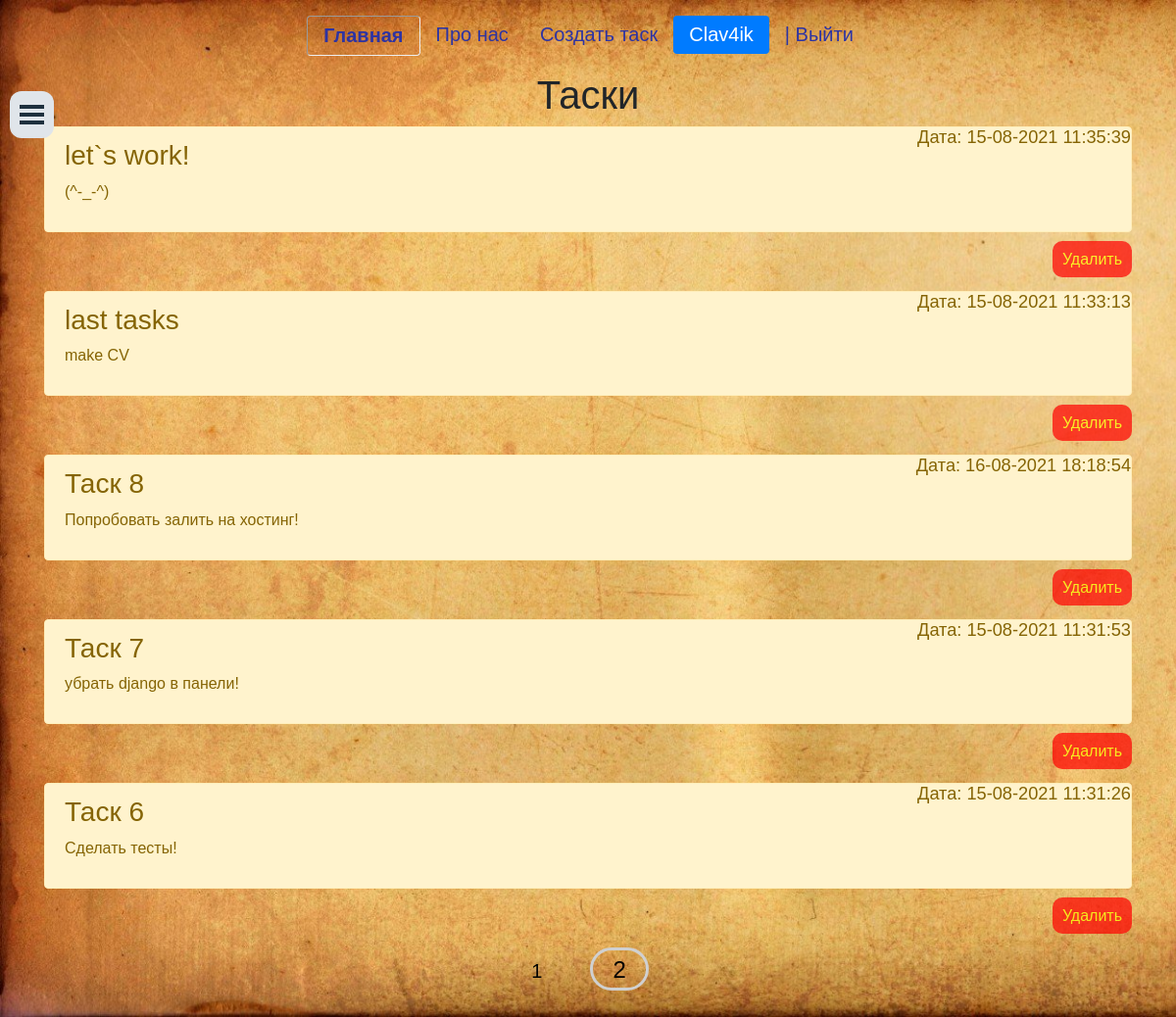
Before: /api/ (signed in) with the older database file.
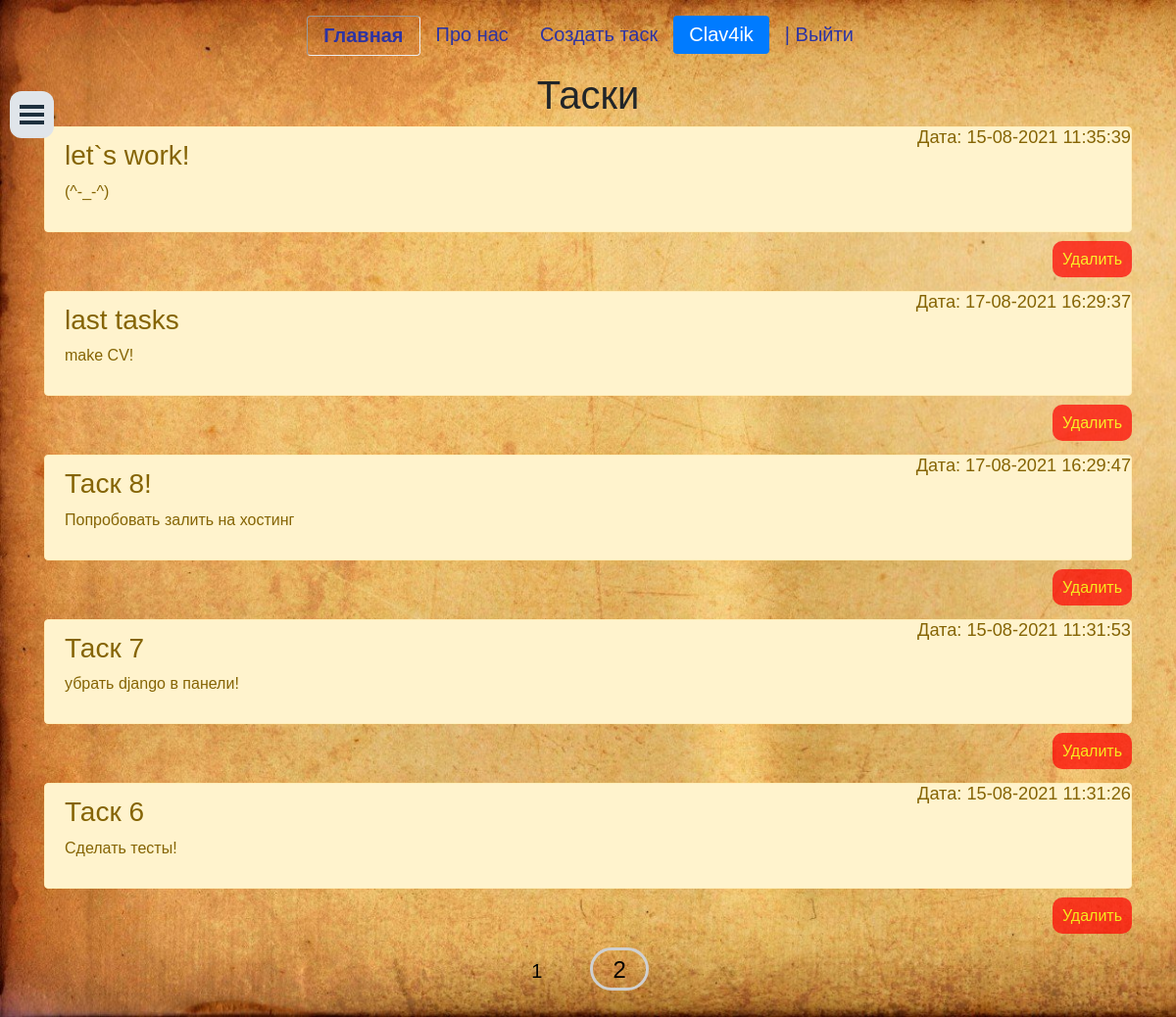
After: the same page with the newer database file.
### main/models.py (models this page shows, shortened)
class Task(models.Model):
    title = models.CharField('Название', max_length=50)
    task = models.TextField('Описание')
    time_create = models.DateTimeField(auto_now_add=True)
    time_update = models.DateTimeField(auto_now=True)
    created_by = models.ForeignKey(User, on_delete=models.CASCADE)
    class Meta:
        verbose_name = 'Задача'
        verbose_name_plural = 'Задачи'

### main/views.py (the view)
# urls.py: path('', AllTaskAuthUser.as_view(), name='home'),
class AllTaskAuthUser(TemplateView):
    template_name = 'main/index.html'
    def get(self, request):
        if request.user.is_authenticated:
            task = Task.objects.filter(created_by=request.user).order_by('-id')
            paginator = Paginator(task, 5)
            page_number = request.GET.get('page')
            page_obj = paginator.get_page(page_number)
            return render(request, 'main/index.html', {'title': 'Главная страница сайта',
                                                       'tasks': task,
                                                       'page_obj': page_obj})
        else:
            form = TaskForm()
        return render(request, 'main/index.html', {'title': 'Главная страница сайта','form': form})

### main/templates/main/index.html (shortened to what this page needs)
{%extends 'main/base.html'%}
{% load static %}
{% block aadd %}<link rel="stylesheet" href="{% static 'pythonWEB/css/index.css'%}" type="text/css">{%endblock%}
{% block content %}
    <h1 style="text-align: center" >Таски</h1>
    {% if page_obj %}
        {% for el in page_obj %}
            <a href="{% url 'edit' el.pk %}">
            <div class="alert alert-warning mt-2" >
                <h3>{{ el.title }}<div style="position:absolute; top:0; right:0; font-size: 0.65em;;">Дата: {{el.time_update|date:"d-m-Y H:i:s"}}</div></h3>
                <p>{{ el.task }}</p></div>
            </a>
            <div id="deleteA"><a href="{% url 'delete' el.pk %}">Удалить</a></div>
        {% endfor %}
    {% else %}
        <p>У Вас нет записей! </p>
    {% endif %}
{% endblock %}
{% block forregister %}
{% if page_obj.has_other_pages %}
    <nav class="list-pages" >
        <ul >
            {% for p in page_obj.paginator.page_range %}
                {% if page_obj.number == p %}
                    <li class="page-num page-num-selected">{{ p }}</li>
                {% elif p >= page_obj.number|add:-2 and p <= page_obj.number|add:2 %}
                    <li class="page-num">
                        <a  href="?page={{ p }}">{{ p }}</a>
                    </li>
                {% endif %}
            {% endfor %}
        </ul>
    </nav>
{% endif %}
{%endblock%}

### main/templates/main/base.html (shortened to what this page needs)
{% load static %}
{% load cache %}
<!doctype html>
<html lang="ru">
<head>
    {% block aadd %}{%endblock%}
    <link rel="stylesheet" href="{% static 'pythonWEB/css/base.css'%}" type="text/css">
    <link rel="stylesheet" href="https://cdn.jsdelivr.net/npm/bootstrap@4.6.0/dist/css/bootstrap.min.css">
    <link rel="stylesheet" href="https://use.fontawesome.com/releases/v5.8.2/css/all.css">
</head>
<body>
<header id="header" class="d-flex justify-content-center py-3">
    <ul class="nav nav-pills">
        {% cache 60 sidebar_top %}
      <li class="nav-item"><a id="firstword"href="{% url 'home' %}" class="nav-link "><b>Главная</b></a></li>
      <li class="nav-item"><a href="{% url 'about' %}" class="nav-link">Про нас</a></li>
        {% endcache %}
            {% if request.user.is_authenticated %}
            <li class="nav-item"><a href="{% url 'create' %}" class="nav-link">Создать таск</a></li>
             <li class="nav-item"><a href="#" class="nav-link active">{{user.username}}</a></li>
             <li class="nav-item"><a href="{% url 'logout' %}" class="nav-link"> | Выйти</a></li>
            {% else %}
            <li class="nav-item"><a href="{% url 'register' %}" class="nav-link">Зарегаться</a></li>
            <li class="nav-item"><a href="{% url 'login' %}" class="nav-link">Войти</a></li>
            {% endif %}
    </ul>
</header>
    <div id="sidebar">
        <div class="toggle-btn" onclick="openmenu()">
            <span></span>
            <span></span>
            <span></span>
        </div>
    </div>
    <div  class="container">
        {% block content %}{%endblock%}
    </div>
    {% block forregister %}{%endblock%}
</body>
</html>

### main/static/pythonWEB/css/index.css (style rules this page uses)
#deleteA a { background: red; color: yellow; padding:10px; opacity:0.7; border-radius: 10px; }
#deleteA { display: block; text-align: right; margin-bottom: 20px; }
.list-pages { text-align: center; margin: 0 0 20px 0; }
.list-pages ul { margin: 20px 0 0 0; padding: 0; list-style: none; }
.list-pages ul li { display: inline-block; margin: 0 20px 0 0; }
.list-pages a { color: #000; font-size: 24px; text-decoration: none; }
.list-pages .page-num, .page-num-selected { display: inline-block; width: 60px; height: 44px; padding: 2px 0 0 0; border: 3px solid #d0d0d0; border-radius: 30px; }
.list-pages .page-num-selected { border: none; color: #000; font-size: 20px; }

### main/static/pythonWEB/css/base.css (style rules this page uses)
* { padding: 0; margin: 0; font-family: sans-serif; }
body { background:url('background/Note.jpg') ; background-size: cover; -webkit-background-size: cover; -moz-background-size: cover; -o-background-size: cover; }
#sidebar { position: fixed; width: 250px; z-index: 3; background: #57626F; border-right: 4px solid #E0E5EA; left: -260px; -moz-transition: all 600ms; -webkit-transition: all 600ms; transition: all 600ms; padding-bottom: 10px; }
#sidebar .toggle-btn { position: absolute; left: 270px; top: 20px; background: #E0E5EA; padding: 10px; border-radius: 12px; cursor: pointer; }
#sidebar .toggle-btn span { display: block; width: 25px; height: 4px; background: #1E303E; color: #233A42; margin: 4px 0; }
header ul li a { color:#2D33A3; font: 20px Arial, sans-serif; }
header ul li #firstword { border-width:1px; border-style:inset; border-opacity:0.5; }

Changed rows visible on the page:
changed Task "last tasks": time_update "15-08-2021 11:33:13" → "17-08-2021 16:29:37"; task "make CV" → "make CV!"
changed Task: title "Таск 8" → "Таск 8!"; time_update "16-08-2021 18:18:54" → "17-08-2021 16:29:47"; task "Попробовать залить на хостинг!" → "Попробовать залить на хостинг"
